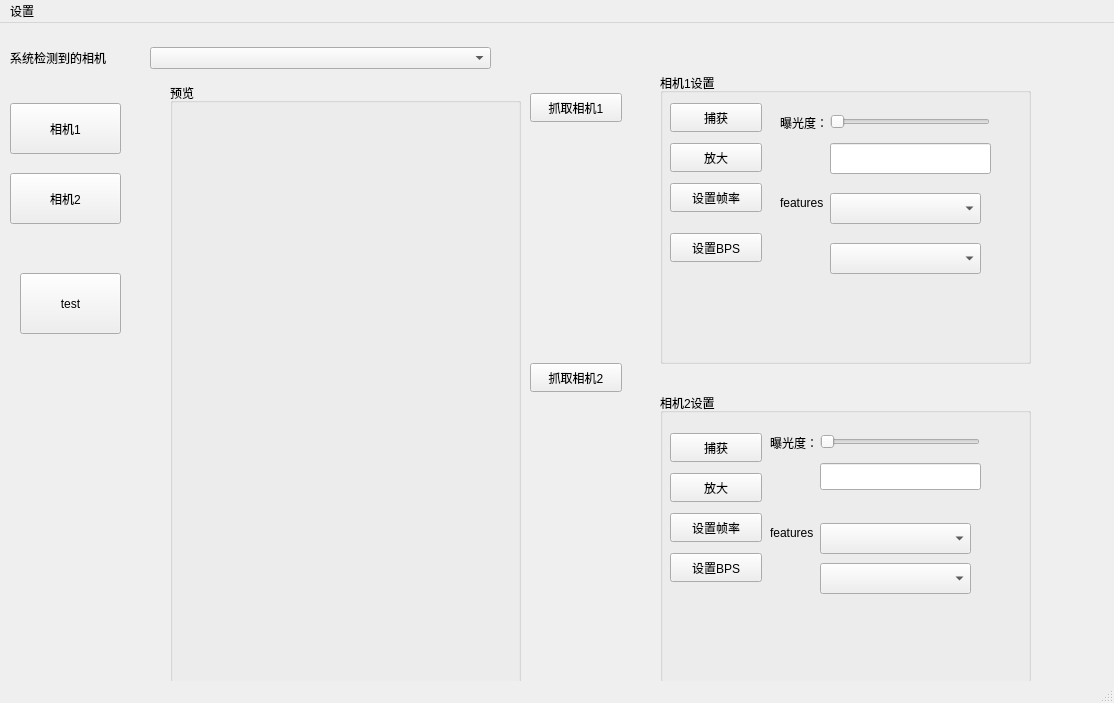
<?xml version="1.0" encoding="UTF-8"?>
<ui version="4.0">
 <class>MainWindow</class>
 <widget class="QMainWindow" name="MainWindow">
  <property name="geometry">
   <rect>
    <x>0</x>
    <y>0</y>
    <width>1114</width>
    <height>703</height>
   </rect>
  </property>
  <property name="windowTitle">
   <string>MainWindow</string>
  </property>
  <widget class="QWidget" name="centralwidget">
   <widget class="CameraButton" name="pushButton">
    <property name="geometry">
     <rect>
      <x>10</x>
      <y>80</y>
      <width>111</width>
      <height>51</height>
     </rect>
    </property>
    <property name="text">
     <string>相机1</string>
    </property>
   </widget>
   <widget class="CameraButton" name="pushButton_2">
    <property name="geometry">
     <rect>
      <x>10</x>
      <y>150</y>
      <width>111</width>
      <height>51</height>
     </rect>
    </property>
    <property name="text">
     <string>相机2</string>
    </property>
   </widget>
   <widget class="QGroupBox" name="groupBox">
    <property name="geometry">
     <rect>
      <x>170</x>
      <y>60</y>
      <width>351</width>
      <height>611</height>
     </rect>
    </property>
    <property name="title">
     <string>预览</string>
    </property>
    <widget class="QWidget" name="verticalLayoutWidget">
     <property name="geometry">
      <rect>
       <x>0</x>
       <y>20</y>
       <width>351</width>
       <height>591</height>
      </rect>
     </property>
     <layout class="QVBoxLayout" name="verticalLayout">
      <item>
       <widget class="previewLabel" name="preview_2">
        <property name="text">
         <string/>
        </property>
       </widget>
      </item>
      <item>
       <widget class="previewLabel" name="preview_1">
        <property name="text">
         <string/>
        </property>
       </widget>
      </item>
     </layout>
    </widget>
   </widget>
   <widget class="QGroupBox" name="groupBox_2">
    <property name="geometry">
     <rect>
      <x>660</x>
      <y>50</y>
      <width>371</width>
      <height>291</height>
     </rect>
    </property>
    <property name="title">
     <string>相机1设置</string>
    </property>
    <widget class="QPushButton" name="pushButton_5">
     <property name="geometry">
      <rect>
       <x>10</x>
       <y>70</y>
       <width>92</width>
       <height>29</height>
      </rect>
     </property>
     <property name="text">
      <string>放大</string>
     </property>
    </widget>
    <widget class="QPushButton" name="pushButton_6">
     <property name="geometry">
      <rect>
       <x>10</x>
       <y>30</y>
       <width>92</width>
       <height>29</height>
      </rect>
     </property>
     <property name="text">
      <string>捕获</string>
     </property>
    </widget>
    <widget class="QPushButton" name="pushButton_7">
     <property name="geometry">
      <rect>
       <x>10</x>
       <y>110</y>
       <width>92</width>
       <height>29</height>
      </rect>
     </property>
     <property name="text">
      <string>设置帧率</string>
     </property>
    </widget>
    <widget class="QPushButton" name="pushButton_8">
     <property name="geometry">
      <rect>
       <x>10</x>
       <y>160</y>
       <width>92</width>
       <height>29</height>
      </rect>
     </property>
     <property name="text">
      <string>设置BPS</string>
     </property>
    </widget>
    <widget class="QLabel" name="label">
     <property name="geometry">
      <rect>
       <x>120</x>
       <y>40</y>
       <width>69</width>
       <height>20</height>
      </rect>
     </property>
     <property name="text">
      <string>曝光度：</string>
     </property>
    </widget>
    <widget class="QSlider" name="horizontalSlider">
     <property name="geometry">
      <rect>
       <x>170</x>
       <y>40</y>
       <width>160</width>
       <height>18</height>
      </rect>
     </property>
     <property name="orientation">
      <enum>Qt::Horizontal</enum>
     </property>
    </widget>
    <widget class="QComboBox" name="comboBox">
     <property name="geometry">
      <rect>
       <x>170</x>
       <y>120</y>
       <width>151</width>
       <height>31</height>
      </rect>
     </property>
    </widget>
    <widget class="QLabel" name="label_3">
     <property name="geometry">
      <rect>
       <x>120</x>
       <y>120</y>
       <width>69</width>
       <height>20</height>
      </rect>
     </property>
     <property name="text">
      <string>features</string>
     </property>
    </widget>
    <widget class="QLineEdit" name="lineEdit_2">
     <property name="geometry">
      <rect>
       <x>170</x>
       <y>70</y>
       <width>161</width>
       <height>31</height>
      </rect>
     </property>
    </widget>
    <widget class="QComboBox" name="comboBox_5">
     <property name="geometry">
      <rect>
       <x>170</x>
       <y>170</y>
       <width>151</width>
       <height>31</height>
      </rect>
     </property>
    </widget>
   </widget>
   <widget class="QGroupBox" name="groupBox_3">
    <property name="geometry">
     <rect>
      <x>660</x>
      <y>370</y>
      <width>371</width>
      <height>291</height>
     </rect>
    </property>
    <property name="title">
     <string>相机2设置</string>
    </property>
    <widget class="QPushButton" name="pushButton_9">
     <property name="geometry">
      <rect>
       <x>10</x>
       <y>80</y>
       <width>92</width>
       <height>29</height>
      </rect>
     </property>
     <property name="text">
      <string>放大</string>
     </property>
    </widget>
    <widget class="QPushButton" name="pushButton_10">
     <property name="geometry">
      <rect>
       <x>10</x>
       <y>40</y>
       <width>92</width>
       <height>29</height>
      </rect>
     </property>
     <property name="text">
      <string>捕获</string>
     </property>
    </widget>
    <widget class="QPushButton" name="pushButton_11">
     <property name="geometry">
      <rect>
       <x>10</x>
       <y>120</y>
       <width>92</width>
       <height>29</height>
      </rect>
     </property>
     <property name="text">
      <string>设置帧率</string>
     </property>
    </widget>
    <widget class="QPushButton" name="pushButton_12">
     <property name="geometry">
      <rect>
       <x>10</x>
       <y>160</y>
       <width>92</width>
       <height>29</height>
      </rect>
     </property>
     <property name="text">
      <string>设置BPS</string>
     </property>
    </widget>
    <widget class="QLabel" name="label_2">
     <property name="geometry">
      <rect>
       <x>110</x>
       <y>40</y>
       <width>69</width>
       <height>20</height>
      </rect>
     </property>
     <property name="text">
      <string>曝光度：</string>
     </property>
    </widget>
    <widget class="QSlider" name="horizontalSlider_2">
     <property name="geometry">
      <rect>
       <x>160</x>
       <y>40</y>
       <width>160</width>
       <height>18</height>
      </rect>
     </property>
     <property name="orientation">
      <enum>Qt::Horizontal</enum>
     </property>
    </widget>
    <widget class="QLabel" name="label_4">
     <property name="geometry">
      <rect>
       <x>110</x>
       <y>130</y>
       <width>69</width>
       <height>20</height>
      </rect>
     </property>
     <property name="text">
      <string>features</string>
     </property>
    </widget>
    <widget class="QComboBox" name="comboBox_2">
     <property name="geometry">
      <rect>
       <x>160</x>
       <y>130</y>
       <width>151</width>
       <height>31</height>
      </rect>
     </property>
    </widget>
    <widget class="QLineEdit" name="lineEdit">
     <property name="geometry">
      <rect>
       <x>160</x>
       <y>70</y>
       <width>161</width>
       <height>27</height>
      </rect>
     </property>
    </widget>
    <widget class="QComboBox" name="comboBox_4">
     <property name="geometry">
      <rect>
       <x>160</x>
       <y>170</y>
       <width>151</width>
       <height>31</height>
      </rect>
     </property>
    </widget>
   </widget>
   <widget class="QPushButton" name="pushButton_3">
    <property name="geometry">
     <rect>
      <x>530</x>
      <y>70</y>
      <width>92</width>
      <height>29</height>
     </rect>
    </property>
    <property name="text">
     <string>抓取相机1</string>
    </property>
   </widget>
   <widget class="QPushButton" name="pushButton_4">
    <property name="geometry">
     <rect>
      <x>530</x>
      <y>340</y>
      <width>92</width>
      <height>29</height>
     </rect>
    </property>
    <property name="text">
     <string>抓取相机2</string>
    </property>
   </widget>
   <widget class="QWidget" name="layoutWidget">
    <property name="geometry">
     <rect>
      <x>150</x>
      <y>20</y>
      <width>341</width>
      <height>31</height>
     </rect>
    </property>
    <layout class="QHBoxLayout" name="horizontalLayout">
     <item>
      <widget class="QComboBox" name="comboBox_3"/>
     </item>
    </layout>
   </widget>
   <widget class="QLabel" name="label_5">
    <property name="geometry">
     <rect>
      <x>10</x>
      <y>20</y>
      <width>101</width>
      <height>29</height>
     </rect>
    </property>
    <property name="text">
     <string>系统检测到的相机：</string>
    </property>
   </widget>
   <widget class="QPushButton" name="pushButton_13">
    <property name="geometry">
     <rect>
      <x>20</x>
      <y>250</y>
      <width>101</width>
      <height>61</height>
     </rect>
    </property>
    <property name="text">
     <string>test</string>
    </property>
   </widget>
  </widget>
  <widget class="QMenuBar" name="menubar">
   <property name="geometry">
    <rect>
     <x>0</x>
     <y>0</y>
     <width>1114</width>
     <height>17</height>
    </rect>
   </property>
   <widget class="QMenu" name="menu">
    <property name="title">
     <string>设置</string>
    </property>
   </widget>
   <addaction name="menu"/>
  </widget>
  <widget class="QStatusBar" name="statusbar"/>
 </widget>
 <customwidgets>
  <customwidget>
   <class>CameraButton</class>
   <extends>QPushButton</extends>
   <header>camerabutton.h</header>
  </customwidget>
  <customwidget>
   <class>previewLabel</class>
   <extends>QLabel</extends>
   <header>previewlabel.h</header>
  </customwidget>
 </customwidgets>
 <resources/>
 <connections/>
</ui>
